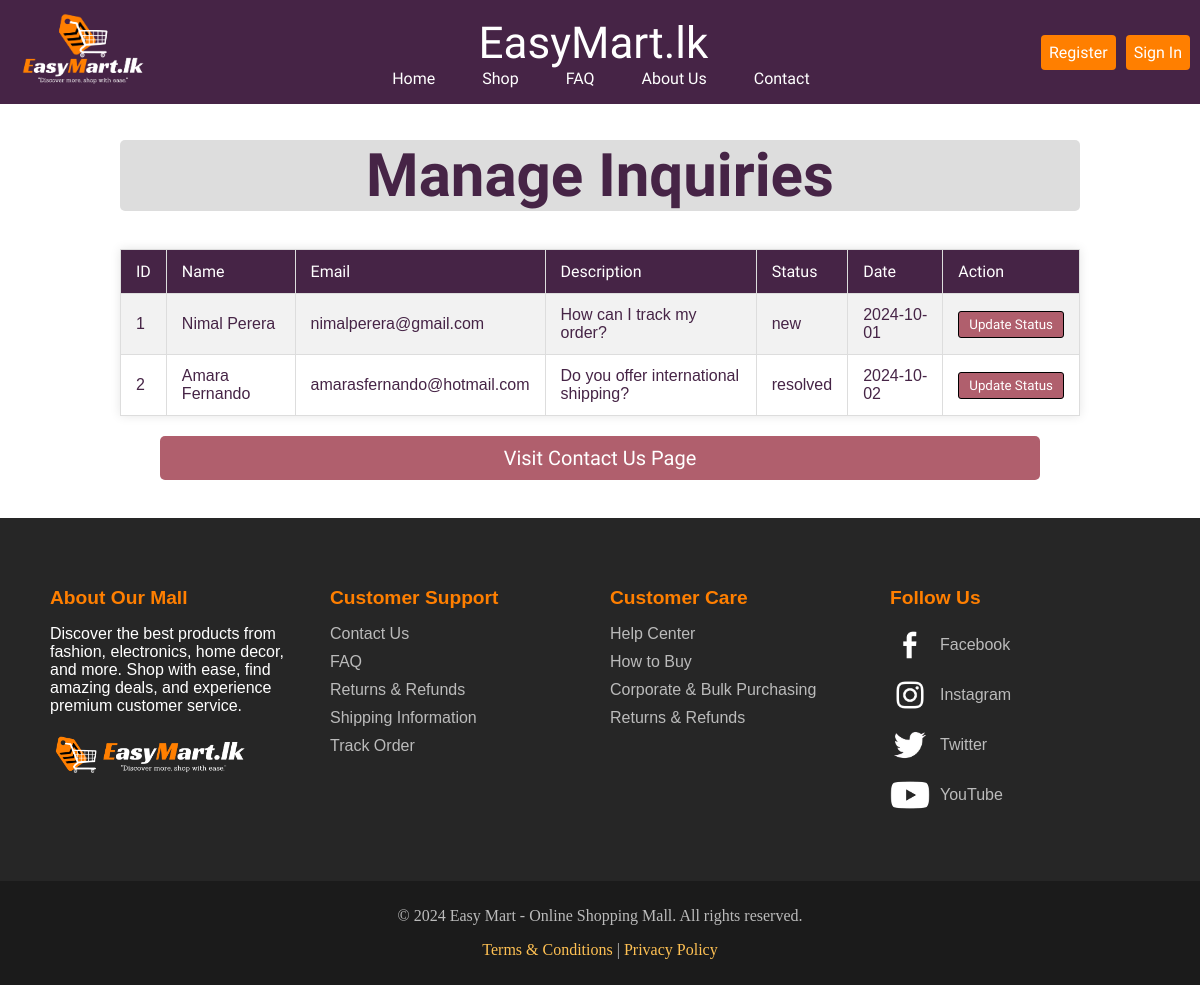
/admin_dashboard/adminInquiryRead.php, run on an earlier commit of the app's database.
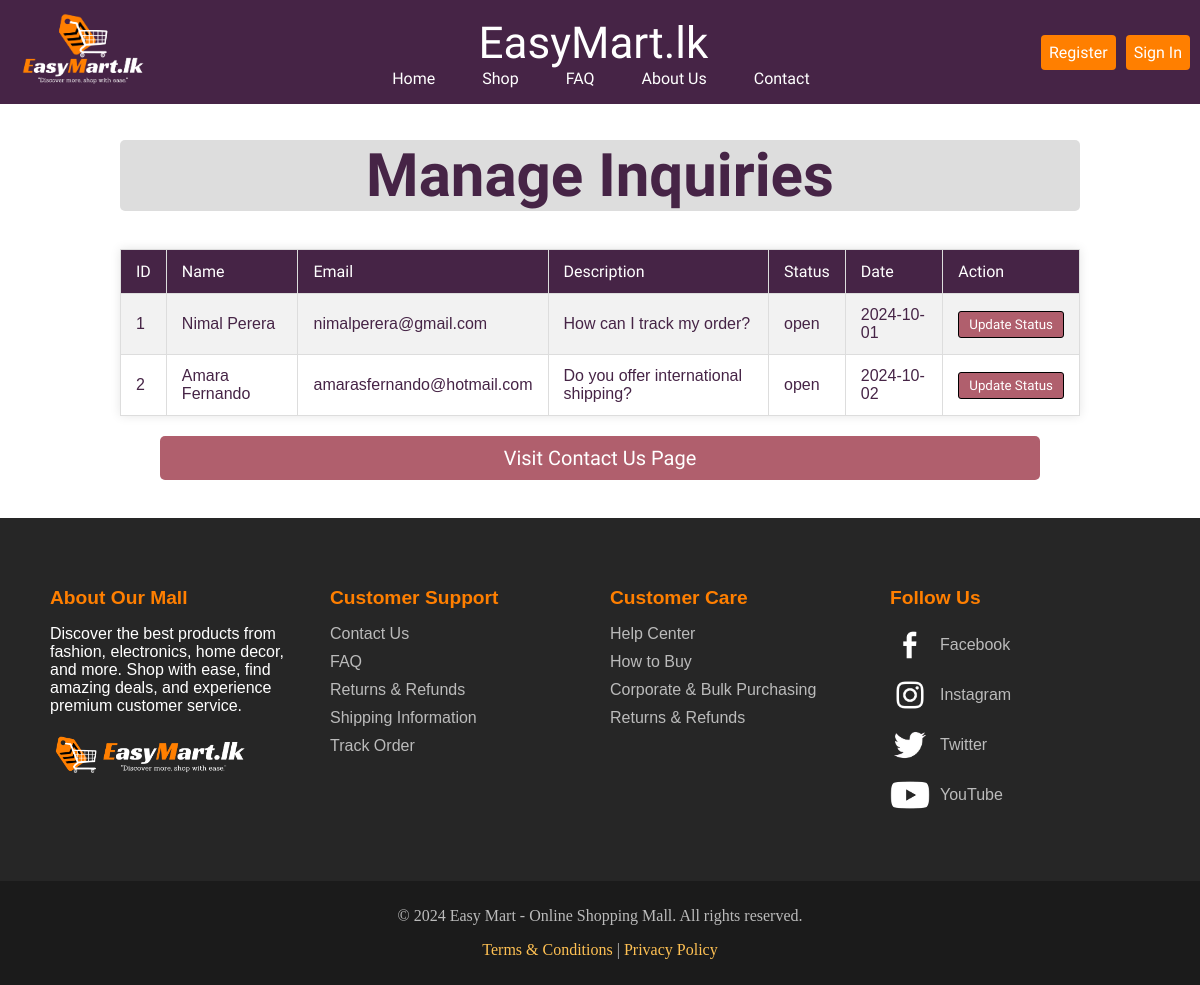
And on a later commit of the database.
### tables this page shows
CREATE TABLE `inquiry` (
  `inquiry_id` int(11) NOT NULL,
  `name` varchar(100) DEFAULT NULL,
  `email` varchar(255) DEFAULT NULL,
  `description` text DEFAULT NULL,
  `DATE` date DEFAULT NULL,
  `status` enum('open','closed') DEFAULT 'open'
);

### admin_dashboard/adminInquiryRead.php (the view, shortened to what this page needs)
<?php
include '../connect.php';
$sql = "SELECT * FROM inquiry";
$result = $conn->query($sql);
?>
<!DOCTYPE html>
<html lang="en">
<head>
    <link rel="stylesheet" href="../css/contact.css">
</head>
<body>
    <?php include '../header.php' ?>
    <br><br>
    <h2 class="pagetitle80">Manage Inquiries</h2><br>
    <table class="table">
        <tr>
            <th class="tablehead">ID</th>
            <th class="tablehead">Name</th>
            <th class="tablehead">Email</th>
            <th class="tablehead">Description</th>
            <th class="tablehead">Status</th>
            <th class="tablehead">Date</th>
            <th class="tablehead">Action</th>
        </tr>
        <?php
        if ($result->num_rows > 0) {
            while ($row = $result->fetch_assoc()) {
                echo "<tr class ='tablerow'>
                        <td class='tabledata'>" . $row["inquiry_id"] . "</td>
                        <td class='tabledata'>" . $row["name"] . "</td>
                        <td class='tabledata'>" . $row["email"] . "</td>
                        <td class='tabledata'>" . $row["description"] . "</td>
                        <td class='tabledata'>" . $row["status"] . "</td>
                        <td class='tabledata'>" . $row["DATE"] . "</td>
                        <td class='tabledata'>
                            <form method='POST' action='../inquiryUpdate.php'>
                                <input type='hidden' name='inquiry_id' value='" . $row['inquiry_id'] . "'>
                                <input type='submit' value='Update Status'class='actionbtn1'>
                            </form>
                        </td>
                      </tr>";
            }
        } else {
            echo "<tr><td colspan='7'>No inquiries found.</td></tr>";
        }
        ?>
    </table>
    <a class="viewbtn" href="../inquiryCreate.php">Visit Contact Us Page</a>
    <br>
    <?php include '../footer.php' ?>
</body>
</html>

What changed in the data, as far as the page shows it:
changed inquiry "Nimal Perera": status "new" → "open"
changed inquiry "Amara Fernando": status "resolved" → "open"
